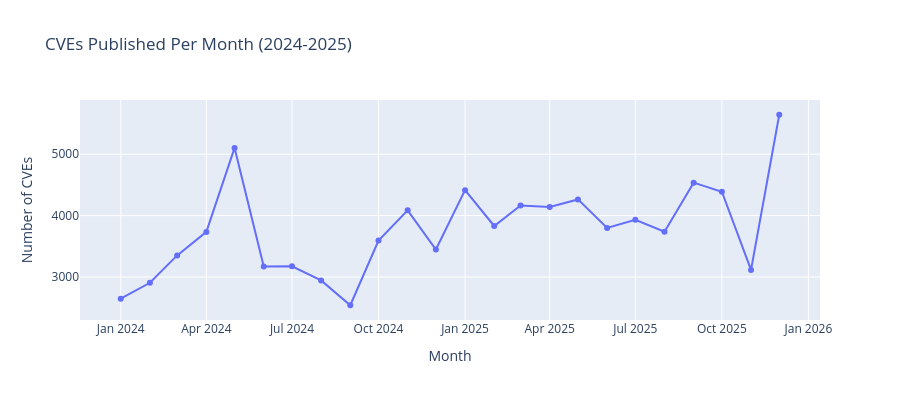

Notebook source saved alongside this figure:
### Code cell
# Chart 2: Monthly Trend (Line Chart) - Last 2 years
recent_df = df[df['published_date'] >= '2024-01-01']
monthly_trend = recent_df.groupby('year_month').size().reset_index(name='count')

fig2 = px.line(
    monthly_trend,
    x='year_month',
    y='count',
    title='CVEs Published Per Month (2024-2025)',
    labels={'year_month': 'Month', 'count': 'Number of CVEs'},
    markers=True
)
fig2.update_layout(height=400)
fig2.show()

print(f"INFO: Average CVEs per month (2024-2025): {monthly_trend['count'].mean():.0f}")

### Figure 1 — Plotly figure (JSON) as saved in the notebook; plotly's stock layout.template omitted (floating-point values rounded to 4 significant figures)
{"data": [{"hovertemplate": "Month=%{x}<br>Number of CVEs=%{y}<extra></extra>", "legendgroup": "", "line": {"color": "#636efa", "dash": "solid"}, "marker": {"symbol": "circle"}, "mode": "lines+markers", "name": "", "orientation": "v", "showlegend": false, "type": "scatter", "x": ["2024-01", "2024-02", "2024-03", "2024-04", "2024-05", "2024-06", "2024-07", "2024-08", "2024-09", "2024-10", "2024-11", "2024-12", "2025-01", "2025-02", "2025-03", "2025-04", "2025-05", "2025-06", "2025-07", "2025-08", "2025-09", "2025-10", "2025-11", "2025-12"], "xaxis": "x", "y": [2647, 2906, 3352, 3735, 5103, 3173, 3174, 2945, 2540, 3595, 4086, 3448, 4415, 3831, 4166, 4142, 4264, 3799, 3933, 3737, 4537, 4389, 3116, 5643], "yaxis": "y"}], "layout": {"height": 400, "legend": {"tracegroupgap": 0}, "title": {"text": "CVEs Published Per Month (2024-2025)"}, "xaxis": {"anchor": "y", "domain": [0, 1], "title": {"text": "Month"}}, "yaxis": {"anchor": "x", "domain": [0, 1], "title": {"text": "Number of CVEs"}}}}
